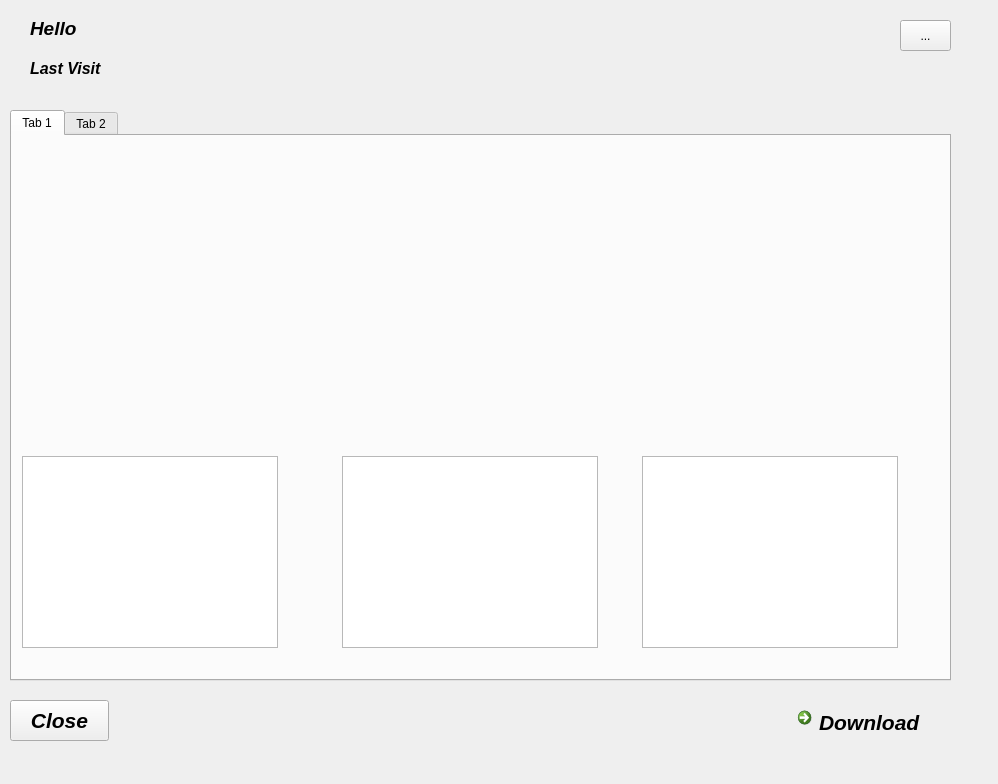
<?xml version="1.0" encoding="UTF-8"?>
<ui version="4.0">
 <class>WatchMe</class>
 <widget class="QWidget" name="WatchMe">
  <property name="geometry">
   <rect>
    <x>0</x>
    <y>0</y>
    <width>998</width>
    <height>784</height>
   </rect>
  </property>
  <property name="windowTitle">
   <string>Form</string>
  </property>
  <widget class="QTabWidget" name="TabsObject">
   <property name="geometry">
    <rect>
     <x>10</x>
     <y>110</y>
     <width>941</width>
     <height>571</height>
    </rect>
   </property>
   <property name="currentIndex">
    <number>0</number>
   </property>
   <widget class="QWidget" name="MostPopular">
    <attribute name="title">
     <string>Tab 1</string>
    </attribute>
    <widget class="QWidget" name="gridLayoutWidget">
     <property name="geometry">
      <rect>
       <x>9</x>
       <y>19</y>
       <width>921</width>
       <height>281</height>
      </rect>
     </property>
     <layout class="QGridLayout" name="gridLayout"/>
    </widget>
    <widget class="QColumnView" name="columnView">
     <property name="geometry">
      <rect>
       <x>10</x>
       <y>320</y>
       <width>256</width>
       <height>192</height>
      </rect>
     </property>
    </widget>
    <widget class="QListWidget" name="listWidget">
     <property name="geometry">
      <rect>
       <x>330</x>
       <y>320</y>
       <width>256</width>
       <height>192</height>
      </rect>
     </property>
    </widget>
    <widget class="QTableWidget" name="tableWidget">
     <property name="geometry">
      <rect>
       <x>630</x>
       <y>320</y>
       <width>256</width>
       <height>192</height>
      </rect>
     </property>
    </widget>
   </widget>
   <widget class="QWidget" name="MostRecent">
    <attribute name="title">
     <string>Tab 2</string>
    </attribute>
    <widget class="QListView" name="listView">
     <property name="geometry">
      <rect>
       <x>10</x>
       <y>10</y>
       <width>256</width>
       <height>341</height>
      </rect>
     </property>
    </widget>
    <widget class="QFrame" name="frame">
     <property name="geometry">
      <rect>
       <x>330</x>
       <y>20</y>
       <width>571</width>
       <height>331</height>
      </rect>
     </property>
     <property name="frameShape">
      <enum>QFrame::StyledPanel</enum>
     </property>
     <property name="frameShadow">
      <enum>QFrame::Raised</enum>
     </property>
    </widget>
   </widget>
  </widget>
  <widget class="QToolButton" name="toolButton">
   <property name="geometry">
    <rect>
     <x>900</x>
     <y>20</y>
     <width>51</width>
     <height>31</height>
    </rect>
   </property>
   <property name="text">
    <string>...</string>
   </property>
  </widget>
  <widget class="QPushButton" name="pushButton">
   <property name="geometry">
    <rect>
     <x>10</x>
     <y>700</y>
     <width>99</width>
     <height>41</height>
    </rect>
   </property>
   <property name="font">
    <font>
     <pointsize>16</pointsize>
     <weight>75</weight>
     <italic>true</italic>
     <bold>true</bold>
    </font>
   </property>
   <property name="text">
    <string>Close</string>
   </property>
  </widget>
  <widget class="QCommandLinkButton" name="DownloadBtn">
   <property name="geometry">
    <rect>
     <x>790</x>
     <y>700</y>
     <width>151</width>
     <height>41</height>
    </rect>
   </property>
   <property name="font">
    <font>
     <pointsize>16</pointsize>
     <weight>75</weight>
     <italic>true</italic>
     <bold>true</bold>
    </font>
   </property>
   <property name="text">
    <string>Download</string>
   </property>
  </widget>
  <widget class="QLabel" name="WelcomeLabel">
   <property name="geometry">
    <rect>
     <x>30</x>
     <y>20</y>
     <width>68</width>
     <height>17</height>
    </rect>
   </property>
   <property name="font">
    <font>
     <pointsize>14</pointsize>
     <weight>75</weight>
     <italic>true</italic>
     <bold>true</bold>
    </font>
   </property>
   <property name="text">
    <string>Hello </string>
   </property>
  </widget>
  <widget class="QLabel" name="LastVisitLabel">
   <property name="geometry">
    <rect>
     <x>30</x>
     <y>60</y>
     <width>91</width>
     <height>17</height>
    </rect>
   </property>
   <property name="font">
    <font>
     <pointsize>12</pointsize>
     <weight>75</weight>
     <italic>true</italic>
     <bold>true</bold>
    </font>
   </property>
   <property name="text">
    <string>Last Visit</string>
   </property>
  </widget>
 </widget>
 <resources/>
 <connections/>
</ui>
